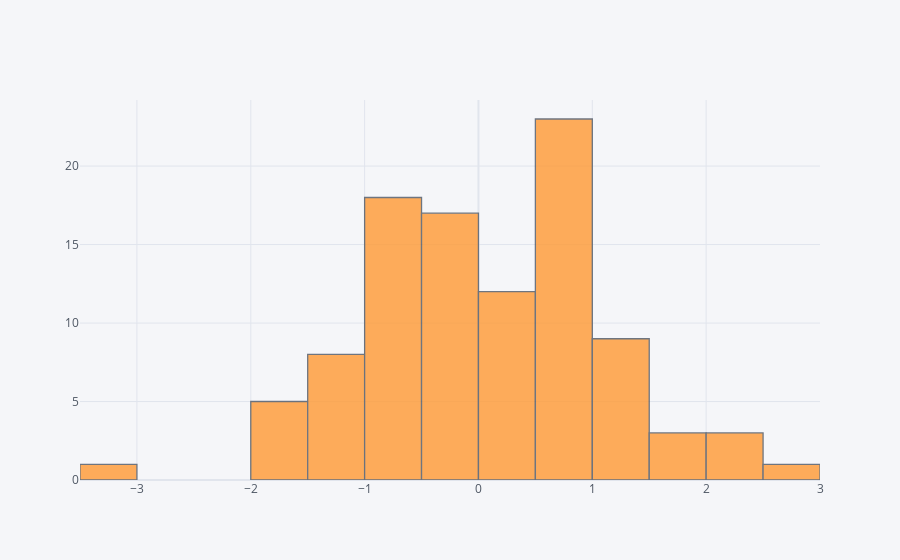

The notebook cell saved with this chart:
### Code cell
df['A'].iplot(kind='hist',bins=25)

### Figure 1 — Plotly figure (JSON) as saved in the notebook; plotly's stock layout.template omitted (floating-point values rounded to 4 significant figures)
{"data": [{"histfunc": "count", "histnorm": "", "marker": {"color": "rgba(255, 153, 51, 1.0)", "line": {"color": "#4D5663", "width": 1.3}}, "name": "A", "nbinsx": 25, "opacity": 0.8, "orientation": "v", "type": "histogram", "x": [0.1522, 1.248, 0.05238, 0.1853, -0.5856, -0.5537, 0.6918, -0.7398, -0.4291, -0.6462, -0.4993, -0.5454, 0.6207, 0.701, 0.2987, -0.3157, -1.426, -1.512, 0.2194, 0.3714, -1.728, 0.2238, 0.3388, -1.544, -0.968, 0.2387, -0.2277, 0.8326, -0.7509, 0.6977, -0.4939, 0.7114, 2.048, -0.6412, 0.7364, 0.6638, 1.238, 0.3786, 2.676, 0.6078, 1.378, -0.2967, -0.9751, 0.7734, 1.61, 0.7163, -0.03725, -1.779, -0.09868, -1.237, -0.08663, 0.6034, 1.058, 0.3951, 1.219, 0.8522, 0.5986, 0.8992, -1.377, 0.6846, -0.023, -0.699, 0.5049, 0.6834, 0.5537, 1.057, 0.4023, -0.7035, -1.055, 1.166, -1.527, 0.8182, -0.07654, 1.337, -0.2755, 1.649, -0.9801, -1.131, 2.283, -0.8234, -1.031, -0.9986, -1.044, -0.0889, -0.9744, 0.7677, -0.2479, -0.366, 0.9591, 0.7444, -3.12, -0.5913, -0.7472, -0.5162, 1.673, 2.213, -0.3893, 1.124, -1.029, -0.1796]}], "layout": {"barmode": "overlay", "legend": {"bgcolor": "#F5F6F9", "font": {"color": "#4D5663"}}, "paper_bgcolor": "#F5F6F9", "plot_bgcolor": "#F5F6F9", "title": {"font": {"color": "#4D5663"}}, "xaxis": {"gridcolor": "#E1E5ED", "showgrid": true, "tickfont": {"color": "#4D5663"}, "title": {"font": {"color": "#4D5663"}, "text": ""}, "zerolinecolor": "#E1E5ED"}, "yaxis": {"gridcolor": "#E1E5ED", "showgrid": true, "tickfont": {"color": "#4D5663"}, "title": {"font": {"color": "#4D5663"}, "text": ""}, "zerolinecolor": "#E1E5ED"}}}
